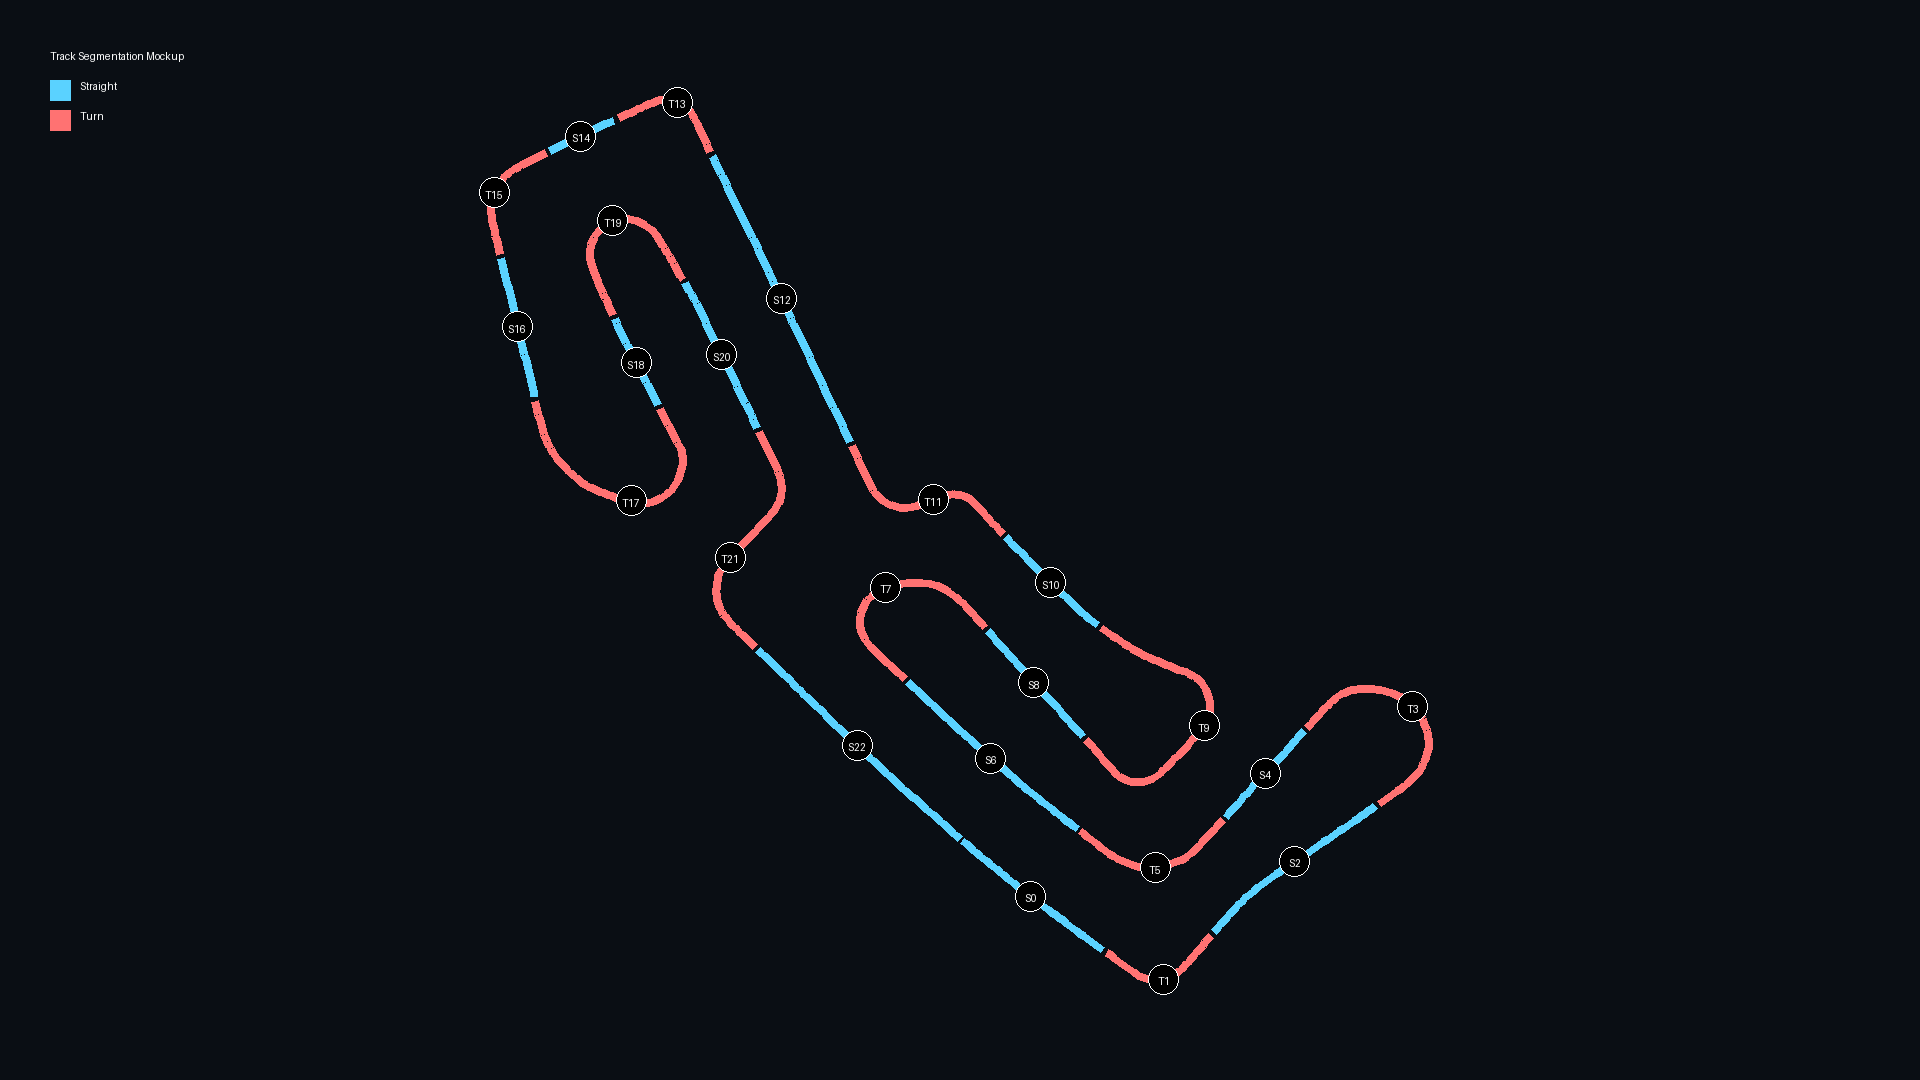

This chart was generated by the following Python code:
#!/usr/bin/env python3
"""
Mockup script to visualize track segmentation (turns vs straights).
"""
import sys
from pathlib import Path
import numpy as np
from PIL import Image, ImageDraw, ImageFont
import shapefile

# Add current directory to path to import overlay
sys.path.insert(0, str(Path(__file__).parent.parent))

from render.overlay import load_track_layout, TrackLayout, WGS84_TO_WEBMERC

def calculate_heading(p1, p2):
    """Calculate heading between two points in degrees."""
    dx = p2[0] - p1[0]
    dy = p2[1] - p1[1]
    rads = np.arctan2(dy, dx)
    deg = np.degrees(rads)
    return deg

def normalize_angle(angle):
    """Normalize angle to -180 to 180."""
    while angle > 180:
        angle -= 360
    while angle < -180:
        angle += 360
    return angle

def segment_track(polylines, turn_threshold=2.0):
    """
    Split track into segments based on curvature.
    turn_threshold: degrees of heading change per point to consider a turn.
    """
    # Flatten polylines into a single list of points (assuming single loop)
    # In reality, we might have multiple parts, but usually centerline is one loop
    points = []
    for poly in polylines:
        points.extend(poly)
    
    if not points:
        return []

    # Convert to numpy for easier handling
    points = np.array(points)
    
    # Calculate headings
    headings = []
    for i in range(len(points) - 1):
        h = calculate_heading(points[i], points[i+1])
        headings.append(h)
    
    # Calculate curvature (change in heading)
    curvatures = []
    for i in range(len(headings) - 1):
        diff = normalize_angle(headings[i+1] - headings[i])
        curvatures.append(abs(diff))
    
    # Pad curvatures to match points length
    # First point has no heading, last point has no next point
    # We assign curvature to the point i (representing segment i to i+1)
    curvatures = [0] + curvatures + [0] 
    
    segments = []
    current_type = None # 'straight' or 'turn'
    current_points = []
    
    # Window size for smoothing
    window = 12
    
    for i in range(len(points) - 1):
        # Simple smoothing
        start = max(0, i - window)
        end = min(len(curvatures), i + window + 1)
        avg_curv = np.mean(curvatures[start:end])
        
        segment_type = 'turn' if avg_curv > turn_threshold else 'straight'
        
        if segment_type != current_type:
            if current_points:
                segments.append({"type": current_type, "points": current_points})
            current_type = segment_type
            current_points = [points[i]]
        else:
            current_points.append(points[i])
            
    # Add last segment
    if current_points:
        current_points.append(points[-1])
        segments.append({"type": current_type, "points": current_points})
    
    # Merge small segments
    min_points = 10 # Minimum points to be a valid segment
    
    if len(segments) > 1:
        merged_segments = []
        current_seg = segments[0]
        
        for i in range(1, len(segments)):
            next_seg = segments[i]
            
            # If current segment is too small, merge it into the previous or next?
            # Actually, usually we merge into the *next* if we are iterating?
            # Or we merge into the *larger* neighbour.
            # Simple approach: if segment < min_points, flip its type and merge with neighbours.
            
            # Let's do a multi-pass approach or just a simple filter.
            # If a segment is small, it's likely noise.
            pass
            
        # Re-implement simple merge:
        # 1. Filter out small segments by merging them to the previous one (effectively ignoring the toggle)
        # But we need to be careful about types.
        
        cleaned_segments = []
        if not segments:
            return []
            
        # Start with first
        cleaned_segments.append(segments[0])
        
        for i in range(1, len(segments)):
            seg = segments[i]
            last = cleaned_segments[-1]
            
            if len(seg["points"]) < min_points:
                # Too small, merge into last
                # Note: Type might be different, but we force it to match last to "absorb" the noise
                last["points"].extend(seg["points"])
            else:
                # If type matches last (because we absorbed something), merge
                if seg["type"] == last["type"]:
                    last["points"].extend(seg["points"])
                else:
                    cleaned_segments.append(seg)
        
        segments = cleaned_segments

    return segments

def draw_sectors_mockup():
    width = 1920
    height = 1080
    img = Image.new("RGBA", (width, height), (10, 14, 20, 255))
    draw = ImageDraw.Draw(img)
    
    # Load track
    track_dir = Path("data/tracks/RIMSportKarting")
    try:
        layout = load_track_layout(track_dir)
    except Exception as e:
        print(f"Failed to load track: {e}")
        return

    # Convert to Web Mercator for visualization
    # Note: load_track_layout returns raw coordinates (Web Mercator for this track?)
    # Wait, overlay.py says: 
    # "start_finish_wgs84 = start_finish" (so shapefile is WGS84)
    # But load_track_layout just reads points. 
    # Let's assume centerline is also WGS84 and convert it.
    
    wgs84_polylines = layout.polylines
    webmerc_polylines = []
    for poly in wgs84_polylines:
        lons, lats = zip(*poly)
        
        # Check if already in meters (Web Mercator)
        if abs(lons[0]) > 180 or abs(lats[0]) > 90:
            print("Coordinates appear to be in meters (Web Mercator). Skipping transformation.")
            xs, ys = lons, lats
        else:
            # Transform WGS84 to Web Mercator
            xs, ys = WGS84_TO_WEBMERC.transform(np.array(lons), np.array(lats))
        
        webmerc_polylines.append(list(zip(xs, ys)))
            
    if not webmerc_polylines:
        print("No valid polylines")
        return

    print(f"Processing {sum(len(p) for p in webmerc_polylines)} points across {len(webmerc_polylines)} polylines")
    
    # Segment the track
    # Increased smoothing to 12, threshold to 0.8, and added min_points filter
    segments = segment_track(webmerc_polylines, turn_threshold=0.8)
    
    # Calculate bounds for scaling
    all_points = []
    for seg in segments:
        all_points.extend(seg["points"])
    
    if not all_points:
        print("No points found")
        return
        
    xs, ys = zip(*all_points)
    min_x, max_x = min(xs), max(xs)
    min_y, max_y = min(ys), max(ys)
    
    track_w = max_x - min_x
    track_h = max_y - min_y
    
    # Scale to fit screen with padding
    padding = 100
    scale_w = (width - 2 * padding) / track_w
    scale_h = (height - 2 * padding) / track_h
    scale = min(scale_w, scale_h)
    
    # Center
    offset_x = (width - track_w * scale) / 2 - min_x * scale
    offset_y = (height - track_h * scale) / 2 - min_y * scale
    
    # Draw segments
    font = ImageFont.load_default()
    
    for i, seg in enumerate(segments):
        points = seg["points"]
        if len(points) < 2:
            continue
            
        scaled_points = [
            (x * scale + offset_x, height - (y * scale + offset_y)) # Flip Y for screen coords
            for x, y in points
        ]
        
        color = "#5ad2ff" if seg["type"] == "straight" else "#ff7272" # Blue for straight, Red for turn
        width_px = 8 if seg["type"] == "straight" else 8
        
        draw.line(scaled_points, fill=color, width=width_px, joint="curve")
        
        # Label
        mid_idx = len(scaled_points) // 2
        mid_pt = scaled_points[mid_idx]
        label = f"{'S' if seg['type'] == 'straight' else 'T'}{i}"
        
        draw.ellipse((mid_pt[0]-15, mid_pt[1]-15, mid_pt[0]+15, mid_pt[1]+15), fill="black", outline="white")
        
        # Center text roughly
        bbox = draw.textbbox((0,0), label)
        tw = bbox[2]-bbox[0]
        th = bbox[3]-bbox[1]
        draw.text((mid_pt[0]-tw/2, mid_pt[1]-th/2), label, fill="white")

    # Legend
    draw.text((50, 50), "Track Segmentation Mockup", fill="white", font=font)
    draw.rectangle((50, 80, 70, 100), fill="#5ad2ff")
    draw.text((80, 80), "Straight", fill="white", font=font)
    draw.rectangle((50, 110, 70, 130), fill="#ff7272")
    draw.text((80, 110), "Turn", fill="white", font=font)
    
    output_path = Path("render/mockup_sectors.png")
    img.save(output_path)
    print(f"Saved mockup to {output_path}")
    print(f"Found {len(segments)} segments")

if __name__ == "__main__":
    draw_sectors_mockup()
